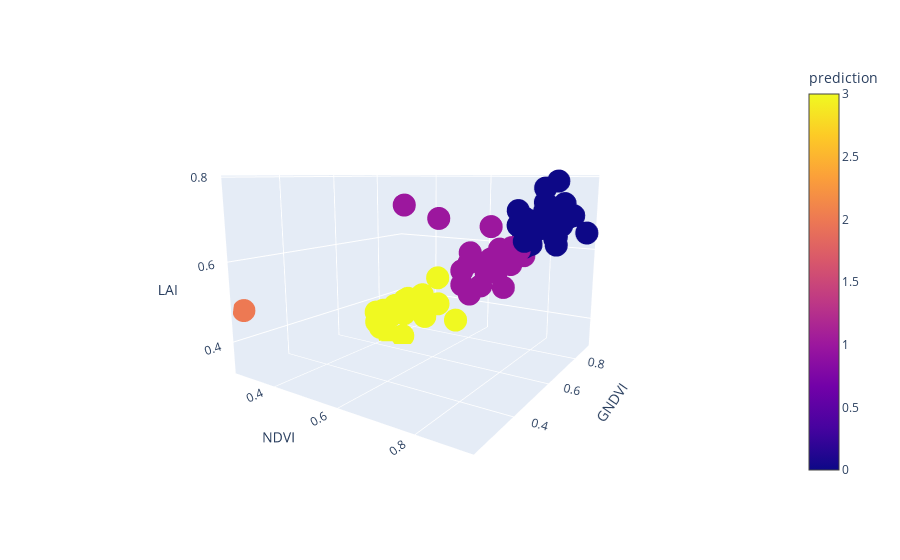

Write notebook code for a chart like this one.
### Code cell
(xCol,yCol,zCol) = tuple(vegi1InputCols)
fig = px.scatter_3d(vegi1Scatter_pd, x=xCol, y=yCol, z=zCol, color='prediction').show()
